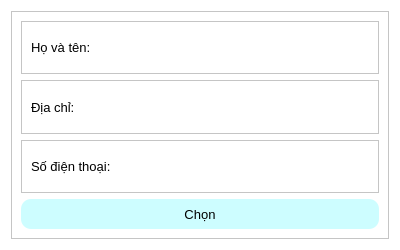
<?xml version="1.0" encoding="UTF-8"?>
<ui version="4.0">
 <class>staff_card</class>
 <widget class="QWidget" name="staff_card">
  <property name="geometry">
   <rect>
    <x>0</x>
    <y>0</y>
    <width>400</width>
    <height>250</height>
   </rect>
  </property>
  <property name="minimumSize">
   <size>
    <width>100</width>
    <height>150</height>
   </size>
  </property>
  <property name="maximumSize">
   <size>
    <width>400</width>
    <height>250</height>
   </size>
  </property>
  <property name="windowTitle">
   <string>Form</string>
  </property>
  <property name="styleSheet">
   <string notr="true">background-color: rgb(255, 255, 255);</string>
  </property>
  <layout class="QVBoxLayout" name="verticalLayout">
   <item>
    <widget class="QFrame" name="frame">
     <property name="styleSheet">
      <string notr="true">background-color: rgb(255, 255, 255);</string>
     </property>
     <property name="frameShape">
      <enum>QFrame::StyledPanel</enum>
     </property>
     <property name="frameShadow">
      <enum>QFrame::Raised</enum>
     </property>
     <layout class="QVBoxLayout" name="verticalLayout_2">
      <item>
       <widget class="QFrame" name="name_row">
        <property name="font">
         <font>
          <pointsize>10</pointsize>
         </font>
        </property>
        <property name="frameShape">
         <enum>QFrame::StyledPanel</enum>
        </property>
        <property name="frameShadow">
         <enum>QFrame::Raised</enum>
        </property>
        <layout class="QHBoxLayout" name="horizontalLayout">
         <item>
          <widget class="QLabel" name="name_label">
           <property name="sizePolicy">
            <sizepolicy hsizetype="Preferred" vsizetype="Preferred">
             <horstretch>2</horstretch>
             <verstretch>0</verstretch>
            </sizepolicy>
           </property>
           <property name="font">
            <font>
             <family>Arial</family>
             <pointsize>10</pointsize>
            </font>
           </property>
           <property name="text">
            <string>Họ và tên:</string>
           </property>
          </widget>
         </item>
         <item>
          <widget class="QLabel" name="name_content">
           <property name="sizePolicy">
            <sizepolicy hsizetype="Preferred" vsizetype="Preferred">
             <horstretch>5</horstretch>
             <verstretch>0</verstretch>
            </sizepolicy>
           </property>
           <property name="font">
            <font>
             <family>Arial</family>
             <pointsize>10</pointsize>
             <kerning>true</kerning>
            </font>
           </property>
           <property name="text">
            <string/>
           </property>
          </widget>
         </item>
        </layout>
       </widget>
      </item>
      <item>
       <widget class="QFrame" name="addr">
        <property name="frameShape">
         <enum>QFrame::StyledPanel</enum>
        </property>
        <property name="frameShadow">
         <enum>QFrame::Raised</enum>
        </property>
        <layout class="QHBoxLayout" name="horizontalLayout_3">
         <item>
          <widget class="QLabel" name="addr_label">
           <property name="sizePolicy">
            <sizepolicy hsizetype="Preferred" vsizetype="Preferred">
             <horstretch>2</horstretch>
             <verstretch>0</verstretch>
            </sizepolicy>
           </property>
           <property name="font">
            <font>
             <family>Arial</family>
             <pointsize>10</pointsize>
            </font>
           </property>
           <property name="text">
            <string>Địa chỉ:</string>
           </property>
          </widget>
         </item>
         <item>
          <widget class="QLabel" name="addr_content">
           <property name="sizePolicy">
            <sizepolicy hsizetype="Preferred" vsizetype="Preferred">
             <horstretch>5</horstretch>
             <verstretch>0</verstretch>
            </sizepolicy>
           </property>
           <property name="font">
            <font>
             <family>Arial</family>
             <pointsize>10</pointsize>
            </font>
           </property>
           <property name="text">
            <string/>
           </property>
          </widget>
         </item>
        </layout>
       </widget>
      </item>
      <item>
       <widget class="QFrame" name="phone">
        <property name="frameShape">
         <enum>QFrame::StyledPanel</enum>
        </property>
        <property name="frameShadow">
         <enum>QFrame::Raised</enum>
        </property>
        <layout class="QHBoxLayout" name="horizontalLayout_2">
         <item>
          <widget class="QLabel" name="phone_label">
           <property name="sizePolicy">
            <sizepolicy hsizetype="Preferred" vsizetype="Preferred">
             <horstretch>2</horstretch>
             <verstretch>0</verstretch>
            </sizepolicy>
           </property>
           <property name="font">
            <font>
             <family>Arial</family>
             <pointsize>10</pointsize>
            </font>
           </property>
           <property name="text">
            <string>Số điện thoại:</string>
           </property>
          </widget>
         </item>
         <item>
          <widget class="QLabel" name="phone_content">
           <property name="sizePolicy">
            <sizepolicy hsizetype="Preferred" vsizetype="Preferred">
             <horstretch>5</horstretch>
             <verstretch>0</verstretch>
            </sizepolicy>
           </property>
           <property name="font">
            <font>
             <family>Arial</family>
             <pointsize>10</pointsize>
            </font>
           </property>
           <property name="text">
            <string/>
           </property>
          </widget>
         </item>
        </layout>
       </widget>
      </item>
      <item>
       <widget class="QPushButton" name="pushButton">
        <property name="minimumSize">
         <size>
          <width>0</width>
          <height>30</height>
         </size>
        </property>
        <property name="font">
         <font>
          <pointsize>10</pointsize>
         </font>
        </property>
        <property name="styleSheet">
         <string notr="true">background-color: rgb(205, 253, 255);
border-radius: 10px;</string>
        </property>
        <property name="text">
         <string>Chọn</string>
        </property>
       </widget>
      </item>
     </layout>
    </widget>
   </item>
  </layout>
 </widget>
 <resources/>
 <connections/>
</ui>
